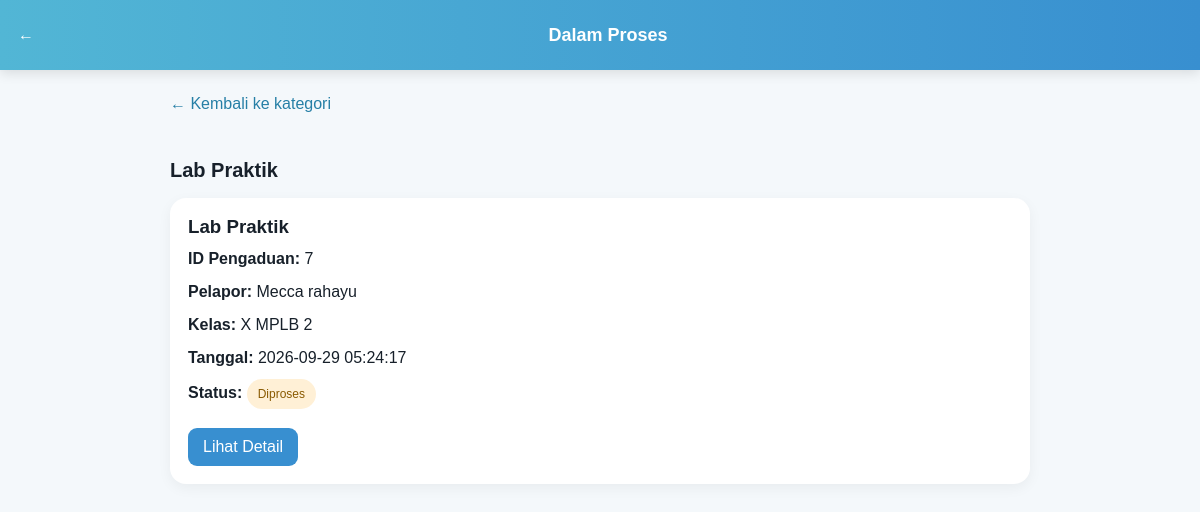
Page /views/aspirasi/proses.php?kategori=7 (signed in) on the committed database.
### tables this page shows
CREATE TABLE `kategoris` (
  `id_kategori` bigint(20) UNSIGNED NOT NULL,
  `ket_kategori` varchar(50) NOT NULL,
  `jenis` enum('sarana_prasarana') NOT NULL,
  `created_at` timestamp NULL DEFAULT NULL,
  `updated_at` timestamp NULL DEFAULT NULL
);

CREATE TABLE `aspirasis` (
  `id_aspirasi` bigint(20) UNSIGNED NOT NULL,
  `nis` bigint(20) UNSIGNED NOT NULL,
  `status` enum('Menunggu','Diproses','Selesai') NOT NULL DEFAULT 'Menunggu',
  `id_kategori` bigint(20) UNSIGNED NOT NULL,
  `ket` text NOT NULL,
  `foto` varchar(255) DEFAULT NULL,
  `anonim` tinyint(1) NOT NULL DEFAULT 0,
  `feedback` text DEFAULT NULL,
  `admin_id` bigint(20) UNSIGNED DEFAULT NULL,
  `created_at` timestamp NULL DEFAULT NULL,
  `updated_at` timestamp NULL DEFAULT NULL
);

CREATE TABLE `siswas` (
  `nis` bigint(20) UNSIGNED NOT NULL,
  `nama_siswa` varchar(255) NOT NULL,
  `kelas` varchar(10) NOT NULL,
  `password` varchar(255) NOT NULL,
  `created_at` timestamp NULL DEFAULT NULL,
  `updated_at` timestamp NULL DEFAULT NULL
);

### models/Aspirasi.php (called while the page is built, shortened)
<?php
require_once __DIR__ . "/database.php";
class Aspirasi
{
    private $db;
    public function __construct()
    {
        $database = new Database();
        $this->db = $database->connect();
    }
public function getKategoriByStatus($status)
{
    $query = $this->db->prepare(
        "SELECT
            k.id_kategori,
            k.ket_kategori,
            COUNT(a.id_aspirasi) AS jumlah
         FROM kategoris k
         INNER JOIN aspirasis a
            ON k.id_kategori = a.id_kategori
         WHERE a.status = ?
         GROUP BY k.id_kategori, k.ket_kategori
         ORDER BY k.ket_kategori ASC"
    );
    $query->execute([$status]);
    return $query->fetchAll(PDO::FETCH_ASSOC);
}
public function getByKategoriAndStatus($idKategori, $status)
{
    $query = $this->db->prepare(
        "SELECT
            a.id_aspirasi,
            a.ket,
            a.status,
            a.anonim,
            a.created_at,
            s.nama_siswa,
            s.kelas,
            k.ket_kategori
         FROM aspirasis a
         INNER JOIN siswas s ON a.nis = s.nis
         INNER JOIN kategoris k
            ON a.id_kategori = k.id_kategori
         WHERE a.id_kategori = ?
           AND a.status = ?
         ORDER BY a.created_at DESC"
    );
    $query->execute([$idKategori, $status]);
    return $query->fetchAll(PDO::FETCH_ASSOC);
}
}

### models/database.php (called while the page is built)
<?php
class Database
{
    private $host = "127.0.0.1";
    private $port = "3306";
    private $dbname = "saranasekolah";
    private $username = "root";
    private $password = "root";
    public function connect()
    {
        try {
            $pdo = new PDO(
                "mysql:host=" . $this->host .
                ";port=" . $this->port .
                ";dbname=" . $this->dbname .
                ";charset=utf8mb4",
                $this->username,
                $this->password
            );
            $pdo->setAttribute(
                PDO::ATTR_ERRMODE,
                PDO::ERRMODE_EXCEPTION
            );
            return $pdo;
        } catch (PDOException $e) {
            die(
                "Koneksi database gagal!<br>" .
                "Error: " . $e->getMessage()
            );
        }
    }
}

### controllers/AspirasiController.php (called while the page is built, shortened)
<?php
require_once __DIR__ . "/../models/Aspirasi.php";
class AspirasiController
{
    private $aspirasi;
    public function __construct()
    {
        $this->aspirasi = new Aspirasi();
    }
  public function kategoriBerdasarkanStatus($status)
{
    return $this->aspirasi->getKategoriByStatus($status);
}
public function daftarBerdasarkanKategoriDanStatus(
    $idKategori,
    $status
) {
    return $this->aspirasi->getByKategoriAndStatus(
        $idKategori,
        $status
    );
}
}

### views/aspirasi/proses.php (the view, shortened to what this page needs)
<?php
require_once __DIR__ . "/../../controllers/AspirasiController.php";
$controller = new AspirasiController();
$status = "Diproses";
$kategoriList = $controller->kategoriBerdasarkanStatus($status);
$idKategori = filter_input(INPUT_GET, "kategori", FILTER_VALIDATE_INT);
$kategoriAktif = null;
$dataAspirasi = [];
if ($idKategori && $idKategori > 0) {
    foreach ($kategoriList as $kategori) {
        if ((int) $kategori["id_kategori"] === $idKategori) {
            $kategoriAktif = $kategori;
            break;
        }
    }
    if ($kategoriAktif !== null) {
        $dataAspirasi =
            $controller->daftarBerdasarkanKategoriDanStatus(
                $idKategori,
                $status
            );
    }
}
function eProses($value)
{
    return htmlspecialchars(
        (string) ($value ?? ""),
        ENT_QUOTES,
        "UTF-8"
    );
}
?>
<!DOCTYPE html>
<html lang="id">
<head>
    <link rel="stylesheet" href="../../assets/css/style.css">
</head>
<body>
<div class="app">
    <header class="app-header">
        <a href="../dashboard/admin.php"
           style="color:inherit;text-decoration:none;">←</a>
        <div class="app-title">Dalam Proses</div>
    </header>
    <main class="content">
        <?php if (!$idKategori || $idKategori < 1): ?>
            <h2 class="section-title">Kategori Dalam Proses</h2>
            <p>Pilih kategori untuk melihat pengaduan yang sedang ditangani.</p>
            <?php if (empty($kategoriList)): ?>
                <div class="process-empty">
                    Tidak ada pengaduan dengan status Diproses.
                </div>
            <?php else: ?>
                <section class="process-grid">
                    <?php foreach ($kategoriList as $kategori): ?>
                        <a class="process-category"
                           href="proses.php?kategori=<?= (int) $kategori["id_kategori"] ?>">
                            <div style="font-size:28px;">🔧</div>
                            <h3>
                                <?= eProses($kategori["ket_kategori"]) ?>
                            </h3>
                            <div class="process-count">
                                <?= (int) $kategori["jumlah"] ?>
                                pengaduan dalam proses
                            </div>
                        </a>
                    <?php endforeach; ?>
                </section>
            <?php endif; ?>
        <?php elseif ($kategoriAktif !== null): ?>
            <a class="process-back" href="proses.php">
                ← Kembali ke kategori
            </a>
            <h2 class="section-title">
                <?= eProses($kategoriAktif["ket_kategori"]) ?>
            </h2>
            <?php if (empty($dataAspirasi)): ?>
                <div class="process-empty">
                    Tidak ada pengaduan dalam proses pada kategori ini.
                </div>
            <?php else: ?>
                <?php foreach ($dataAspirasi as $item): ?>
                    <article class="process-card">
                        <h3><?= eProses($item["ket_kategori"]) ?></h3>
                        <p>
                            <strong>ID Pengaduan:</strong>
                            <?= (int) $item["id_aspirasi"] ?>
                        </p>
                        <p>
                            <strong>Pelapor:</strong>
                            <?= (int) $item["anonim"] === 1
                                ? "Anonim"
                                : eProses($item["nama_siswa"]) ?>
                        </p>
                        <p>
                            <strong>Kelas:</strong>
                            <?= (int) $item["anonim"] === 1
                                ? "Disembunyikan"
                                : eProses($item["kelas"]) ?>
                        </p>
                        <p>
                            <strong>Tanggal:</strong>
                            <?= eProses($item["created_at"]) ?>
                        </p>
                        <p>
                            <strong>Status:</strong>
                            <span class="process-badge">Diproses</span>
                        </p>
                        <a class="process-button"
                           href="detail.php?id=<?= (int) $item["id_aspirasi"] ?>">
                            Lihat Detail
                        </a>
                    </article>
                <?php endforeach; ?>
            <?php endif; ?>
        <?php endif; ?>
    </main>
</div>
</body>
</html>

### assets/css/style.css (style rules this page uses)
* { margin: 0; padding: 0; box-sizing: border-box; }
body { font-family: Arial, Helvetica, sans-serif; background: #f4f8fb; color: #17202a; min-height: 100vh; }
.app { min-height: 100vh; background: #f4f8fb; }
.app-header { height: 70px; background: linear-gradient( 90deg, #52b6d5, #388fd0 ); display: flex; align-items: center; padding: 0 18px; color: white; box-shadow: 0 3px 12px rgba(0, 0, 0, 0.12); }
.app-title { flex: 1; display: flex; align-items: center; justify-content: center; gap: 8px; font-size: 18px; font-weight: bold; }
.content { max-width: 900px; margin: auto; padding: 25px 20px 50px; }
.section-title { font-size: 20px; margin: 30px 0 16px; }

### views/aspirasi/proses.php (style rules this page uses)
.process-category, .process-card { display: block; padding: 18px; margin-bottom: 14px; background: white; border-radius: 16px; color: inherit; text-decoration: none; box-shadow: 0 4px 14px rgba(0,0,0,.05); overflow-wrap: anywhere; }
.process-card p { line-height: 1.5; margin: 9px 0; }
.process-badge { display: inline-block; padding: 6px 11px; border-radius: 20px; background: #fff0d6; color: #8a5a00; font-size: 12px; }
.process-button { display: inline-block; margin-top: 10px; padding: 10px 15px; border-radius: 9px; background: #388fd0; color: white; text-decoration: none; }
.process-back { display: inline-block; margin-bottom: 16px; color: #267fa6; text-decoration: none; }

### rows in the picture
kategoris: ket_kategori "Lab Praktik"
aspirasis: id_kategori.ket_kategori "Lab Praktik", id_aspirasi "7", nis.nama_siswa "Mecca rahayu", nis.kelas "X MPLB 2", created_at "2026-09-29 05:24:17"
